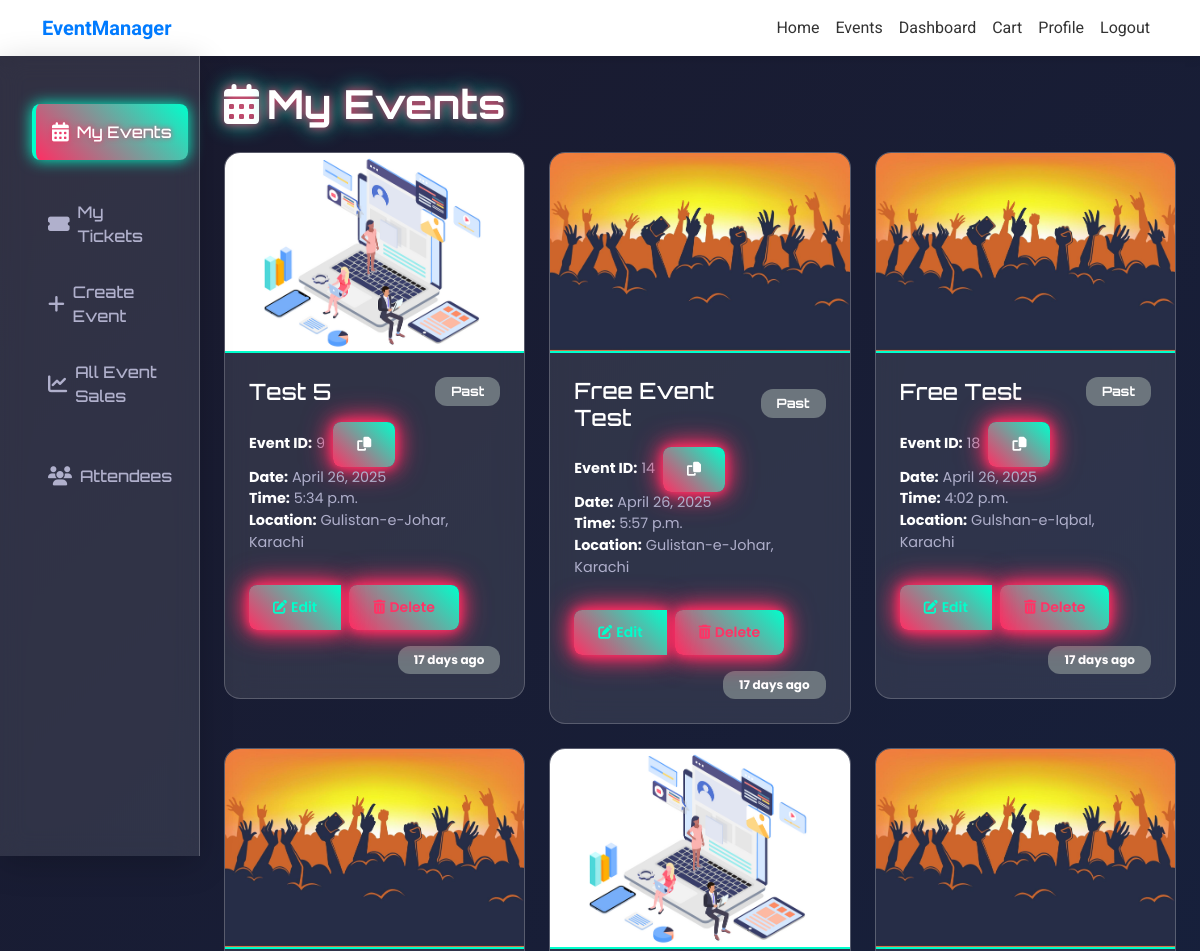
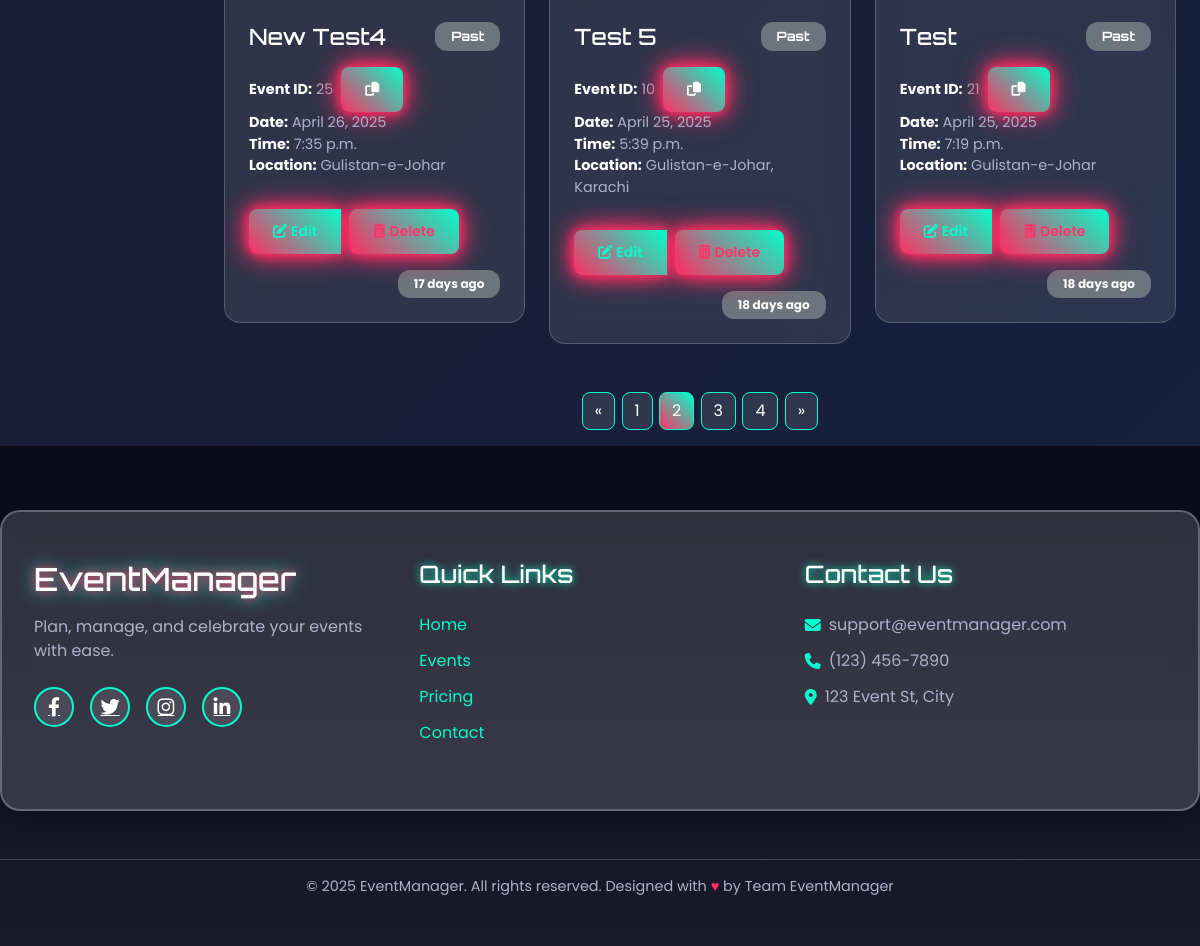
The app's page /dashboard/?page=2 (signed in) with its own data (2 pictures, top to bottom).
### MainApp/models.py (models this page shows, shortened)
class Event(models.Model):
    CATEGORY_CHOICES = [
        ('Concerts', 'Concert'),
        ('Technology', 'Technology'),
        ('Food', 'Food & Drink'),
        ('Sports', 'Sports & Fitness'),
        ('Education', 'Education & Career'),
        ('Arts', 'Arts & Creativity'),
        ('Entertainment', 'Entertainment & Culture'),
    ]
    name = models.CharField(max_length=255)
    category = models.CharField(max_length=50, choices=CATEGORY_CHOICES, default='Concerts')
    image = models.ImageField(upload_to='event_images/', null=True, blank=True)
    description = models.TextField()
    date = models.DateField()
    time = models.TimeField()
    location = models.CharField(max_length=255)
    city = models.CharField(max_length=100, null=True, blank=True)
    country = models.CharField(max_length=100, default='Pakistan')
    map_link = models.TextField(null=True, blank=True)
    capacity = models.IntegerField(null=True, blank=True)
    is_free = models.BooleanField(default=False)
    carousel_image_1 = models.ImageField(upload_to='carousel_images/', null=True, blank=True)
    carousel_image_2 = models.ImageField(upload_to='carousel_images/', null=True, blank=True)
    carousel_image_3 = models.ImageField(upload_to='carousel_images/', null=True, blank=True)
    carousel_image_4 = models.ImageField(upload_to='carousel_images/', null=True, blank=True)
    created_by = models.ForeignKey(User, on_delete=models.CASCADE)
    created_at = models.DateTimeField(auto_now_add=True)

### MainApp/views.py (the view)
# urls.py: path('dashboard/', views.dashboard, name='dashboard'),
@login_required(login_url='/login/')
def dashboard(request):
    today = timezone.now().date()
    upcoming_events = Event.objects.filter(
        created_by=request.user,
        date__gte=today
    ).order_by('date')
    past_events = Event.objects.filter(
        created_by=request.user,
        date__lt=today
    ).order_by('-date')
    all_events = list(chain(upcoming_events, past_events))
    paginator = Paginator(all_events, 6)
    page_number = request.GET.get('page')
    events = paginator.get_page(page_number)
    for event in events:
        event.status, event.badge_class, event.day_info = get_event_status(event)
    return render(request, 'dashboard.html', {
        'events': events,
        'today': today
    })

### MainApp/views.py (called while the page is built)
def get_event_status(event):
    now = timezone.now()
    event_datetime = timezone.make_aware(datetime.combine(event.date, event.time))
    delta_days = (event_datetime.date() - now.date()).days
    if now.date() == event.date:
        return (
            "Ongoing",
            "badge bg-warning text-dark",
            "Happening today"
        )
    elif delta_days > 0:
        return (
            "Upcoming",
            "badge bg-success",
            f"{delta_days} day{'s' if delta_days != 1 else ''} remaining"
        )
    else:
        past_days = abs(delta_days)
        return (
            "Past",
            "badge bg-secondary",
            f"{past_days} day{'s' if past_days != 1 else ''} ago"
        )

### templates/dashboard.html (shortened to what this page needs)
{% extends 'base.html' %}
{% load static %}
{% load tz %}
{% block extra_link %}
    <link rel="stylesheet" href="{% static 'css/dashboard.css' %}">
    <link href="https://cdnjs.cloudflare.com/ajax/libs/font-awesome/6.4.0/css/all.min.css" rel="stylesheet">
    <link href="https://cdn.jsdelivr.net/npm/aos@2.3.4/dist/aos.css" rel="stylesheet">
{% endblock %}
{% block content %}
<div class="dashboard-container">
    <div class="row g-0">
            {% include 'partials/sidebar.html' %}
        <main class="col-md-10 ms-sm-auto col-lg-10 px-md-4 main-content">
            <h2 class="page-title neon-glitch mb-4 fw-bold mt-4" data-aos="zoom-in">
                <i class="fas fa-calendar-alt me-2"></i>My Events
            </h2>
            {% if events %}
            <div class="row">
                {% for event in events %}
                <div class="col-md-6 col-lg-4 mb-4">
                    <div class="card event-card glass-card" data-aos="fade-up" data-status="{{ event.status|lower }}">
                        {% if event.image %}
                            <img src="{{ event.image.url }}" class="card-img-top event-image" alt="{{ event.name }}">
                        {% else %}
                            <img src="{% static 'images/demo.jpg' %}" class="card-img-top event-image" alt="{{ event.name }}">
                        {% endif %}
                        <div class="card-body">
                            <h5 class="card-title d-flex justify-content-between align-items-center mb-3">
                                {{ event.name }}
                                <span class="status-badge neon-badge {{ event.badge_class }}">{{ event.status }}</span>
                            </h5>
                            <ul class="list-unstyled small-text mb-3">
                                <li class="d-flex align-items-center">
                                    <strong>Event ID:</strong>
                                    <span class="ms-1">{{ event.id }}</span>
                                    <button class="btn btn-sm neon-button copy-btn ms-2" data-clipboard-text="{{ event.id }}" title="Copy Event ID">
                                        <i class="fas fa-copy"></i>
                                    </button>
                                </li>
                                <li><strong>Date:</strong> {{ event.date }}</li>
                                <li><strong>Time:</strong> {{ event.time }}</li>
                                <li><strong>Location:</strong> {{ event.location }}</li>
                            </ul>
                            <div class="btn-group mt-3">
                                <a href="{% url 'edit-event' event.id %}" class="btn btn-outline-primary btn-sm neon-button">
                                    <i class="fas fa-edit me-1"></i>Edit
                                </a>
                                <form method="POST" action="{% url 'delete-event' event.id %}" onsubmit="return confirm('Are you sure you want to delete this event?');">
                                    <button type="submit" class="btn btn-outline-danger btn-sm neon-button ms-2">
                                        <i class="fas fa-trash-alt me-1"></i>Delete
                                    </button>
                                </form>
                            </div>
                            <div class="day-info mt-3 text-end">
                                <small class="status-badge neon-badge {{ event.badge_class }}">{{ event.day_info }}</small>
                            </div>
                        </div>
                    </div>
                </div>
                {% endfor %}
            </div>
            <nav aria-label="Event pagination" class="mt-4">
                <ul class="pagination justify-content-center neon-pagination">
                    {% if events.has_previous %}
                    <li class="page-item">
                        <a class="page-link neon-page-link" href="?page={{ events.previous_page_number }}">«</a>
                    </li>
                    {% endif %}
                    {% for num in events.paginator.page_range %}
                    <li class="page-item {% if events.number == num %}active{% endif %}">
                        <a class="page-link neon-page-link" href="?page={{ num }}">{{ num }}</a>
                    </li>
                    {% endfor %}
                    {% if events.has_next %}
                    <li class="page-item">
                        <a class="page-link neon-page-link" href="?page={{ events.next_page_number }}">»</a>
                    </li>
                    {% endif %}
                </ul>
            </nav>
            {% else %}
            <div class="alert alert-info text-center glass-section neon-alert" data-aos="fade-up">
                No events found. <a href="{% url 'create_event' %}" class="alert-link neon-link">Create one now!</a>
            </div>
            {% endif %}
        </main>
    </div>
</div>
{% endblock %}

### static/css/style.css (style rules this page uses)
body { font-family: "Roboto", sans-serif; background-color: #f8f9fa; color: #333; display: flex; flex-direction: column; min-height: 100vh; margin: 0; }
main { flex: 1; }

### static/css/dashboard.css (style rules this page uses)
:root { --primary-color: #ff2e63; --secondary-color: #00ffcc; --dark-color: #1a1a2e; --text-color: #b0b0cc; --white: #ffffff; --shadow: 0 8px 32px rgba(0, 0, 0, 0.2); --transition: all 0.3s cubic-bezier(0.68, -0.55, 0.265, 1.55); --neon-glow: 0 0 10px #ff2e63, 0 0 20px #ff2e63, 0 0 30px #ff2e63; }
.dashboard-container { background: linear-gradient(135deg, #1a1a2e, #16213e); min-height: 100vh; font-family: 'Poppins', sans-serif; color: var(--text-color); position: relative; }
.dashboard-container::before { content: ''; position: absolute; top: 0; left: 0; width: 100%; height: 100%; background: url('https://grainy-gradients.vercel.app/noise.svg'); opacity: 0.05; pointer-events: none; }
.dashboard-container .page-title.neon-glitch { font-family: 'Orbitron', sans-serif; font-size: 2.5rem; color: var(--white); text-shadow: var(--neon-glow); margin-bottom: 2rem; }
.dashboard-container .event-card.glass-card { background: rgba(255, 255, 255, 0.1); backdrop-filter: blur(12px); border: 1px solid rgba(255, 255, 255, 0.2); border-radius: 16px; overflow: hidden; transition: var(--transition); }
.dashboard-container .event-image { height: 200px; object-fit: cover; border-bottom: 2px solid var(--secondary-color); }
.dashboard-container .card-body { padding: 1.5rem; }
.dashboard-container .card-title { font-family: 'Orbitron', sans-serif; color: var(--white); font-size: 1.4rem; }
.dashboard-container .neon-badge { font-size: 0.8rem; padding: 0.5rem 1rem; border-radius: 12px; animation: badgePulse 2s infinite; }
.dashboard-container .small-text { font-size: 0.9rem; color: var(--text-color); }
.dashboard-container .small-text strong { color: var(--white); }
.dashboard-container .copy-btn { background: transparent; border: none; color: var(--secondary-color); padding: 0.2rem 0.5rem; border-radius: 4px; }
.dashboard-container .day-info .neon-badge { font-size: 0.75rem; }
.dashboard-container .neon-button { background: linear-gradient(45deg, #ff2e63, #00ffcc); color: var(--white); font-family: 'Poppins', sans-serif; font-weight: 600; padding: 0.75rem 1.5rem; border-radius: 8px; border: none; box-shadow: var(--neon-glow); transition: var(--transition); }
.dashboard-container .btn-outline-primary { border-color: var(--secondary-color); color: var(--secondary-color); }
.dashboard-container .btn-outline-danger { border-color: #ff3366; color: #ff3366; }
.dashboard-container .neon-pagination .neon-page-link { background: rgba(255, 255, 255, 0.1); border: 1px solid var(--secondary-color); color: var(--white); margin: 0 0.2rem; border-radius: 8px; transition: var(--transition); }
.dashboard-container .neon-pagination .page-item.active .neon-page-link { background: linear-gradient(45deg, #ff2e63, #00ffcc); border-color: var(--secondary-color); color: var(--white); }

### records on screen
Event: image (picture), name "Test 5", status "Past", id "9", date "April 26, 2025", time "5:34 p.m.", location "Gulistan-e-Johar, Karachi", day_info "17 days ago"
Event: image (picture), name "Free Event Test", status "Past", id "14", date "April 26, 2025", time "5:57 p.m.", location "Gulistan-e-Johar, Karachi", day_info "17 days ago"
Event: image (picture), name "Free Test", status "Past", id "18", date "April 26, 2025", time "4:02 p.m.", location "Gulshan-e-Iqbal, Karachi", day_info "17 days ago"
Event: image (picture), name "New Test4", status "Past", id "25", date "April 26, 2025", time "7:35 p.m.", location "Gulistan-e-Johar", day_info "17 days ago"
Event: image (picture), name "Test 5", status "Past", id "10", date "April 25, 2025", time "5:39 p.m.", location "Gulistan-e-Johar, Karachi", day_info "18 days ago"
Event: image (picture), name "Test", status "Past", id "21", date "April 25, 2025", time "7:19 p.m.", location "Gulistan-e-Johar", day_info "18 days ago"

### other values on screen
{{ num }} "1" "2" "3" "4"
